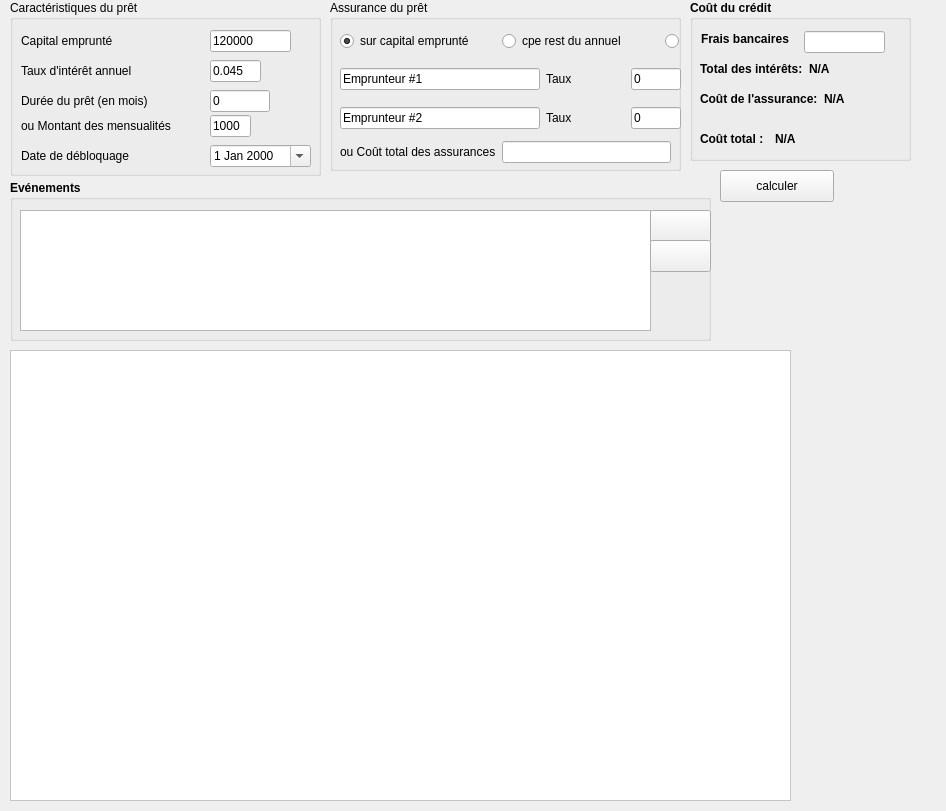
<?xml version="1.0" encoding="UTF-8"?>
<ui version="4.0">
 <class>PretWidget</class>
 <widget class="QWidget" name="PretWidget">
  <property name="geometry">
   <rect>
    <x>0</x>
    <y>0</y>
    <width>946</width>
    <height>811</height>
   </rect>
  </property>
  <property name="windowTitle">
   <string>Form</string>
  </property>
  <widget class="QGroupBox" name="assuranceGroupBox">
   <property name="geometry">
    <rect>
     <x>330</x>
     <y>0</y>
     <width>351</width>
     <height>171</height>
    </rect>
   </property>
   <property name="title">
    <string>Assurance du prêt</string>
   </property>
   <widget class="QWidget" name="layoutWidget">
    <property name="geometry">
     <rect>
      <x>10</x>
      <y>20</y>
      <width>481</width>
      <height>121</height>
     </rect>
    </property>
    <layout class="QVBoxLayout" name="verticalLayout">
     <item>
      <layout class="QHBoxLayout" name="horizontalLayout_7">
       <item>
        <widget class="QRadioButton" name="radioButton">
         <property name="text">
          <string>sur capital emprunté</string>
         </property>
         <property name="checked">
          <bool>true</bool>
         </property>
        </widget>
       </item>
       <item>
        <widget class="QRadioButton" name="radioButton_3">
         <property name="text">
          <string>cpe rest du annuel</string>
         </property>
        </widget>
       </item>
       <item>
        <widget class="QRadioButton" name="radioButton_2">
         <property name="text">
          <string>sur capital restant du</string>
         </property>
        </widget>
       </item>
      </layout>
     </item>
     <item>
      <layout class="QHBoxLayout" name="horizontalLayout_8">
       <item>
        <widget class="QLineEdit" name="emprunteur1">
         <property name="maximumSize">
          <size>
           <width>200</width>
           <height>16777215</height>
          </size>
         </property>
         <property name="text">
          <string>Emprunteur #1</string>
         </property>
        </widget>
       </item>
       <item>
        <widget class="QLabel" name="label_3">
         <property name="text">
          <string>Taux</string>
         </property>
        </widget>
       </item>
       <item>
        <widget class="QLineEdit" name="assTaux1">
         <property name="maximumSize">
          <size>
           <width>50</width>
           <height>16777215</height>
          </size>
         </property>
         <property name="text">
          <string>0</string>
         </property>
        </widget>
       </item>
       <item>
        <widget class="QLabel" name="label_4">
         <property name="text">
          <string>Quotité</string>
         </property>
        </widget>
       </item>
       <item>
        <widget class="QLineEdit" name="assQuotite1">
         <property name="maximumSize">
          <size>
           <width>50</width>
           <height>16777215</height>
          </size>
         </property>
         <property name="text">
          <string>100</string>
         </property>
        </widget>
       </item>
      </layout>
     </item>
     <item>
      <layout class="QHBoxLayout" name="horizontalLayout_9">
       <item>
        <widget class="QLineEdit" name="emprunteur2">
         <property name="maximumSize">
          <size>
           <width>200</width>
           <height>16777215</height>
          </size>
         </property>
         <property name="text">
          <string>Emprunteur #2</string>
         </property>
        </widget>
       </item>
       <item>
        <widget class="QLabel" name="label_5">
         <property name="text">
          <string>Taux</string>
         </property>
        </widget>
       </item>
       <item>
        <widget class="QLineEdit" name="assTaux2">
         <property name="maximumSize">
          <size>
           <width>50</width>
           <height>16777215</height>
          </size>
         </property>
         <property name="text">
          <string>0</string>
         </property>
        </widget>
       </item>
       <item>
        <widget class="QLabel" name="label_6">
         <property name="text">
          <string>Quotité</string>
         </property>
        </widget>
       </item>
       <item>
        <widget class="QLineEdit" name="assQuotite2">
         <property name="maximumSize">
          <size>
           <width>50</width>
           <height>16777215</height>
          </size>
         </property>
         <property name="text">
          <string>100</string>
         </property>
        </widget>
       </item>
      </layout>
     </item>
    </layout>
   </widget>
   <widget class="QWidget" name="layoutWidget">
    <property name="geometry">
     <rect>
      <x>10</x>
      <y>140</y>
      <width>331</width>
      <height>24</height>
     </rect>
    </property>
    <layout class="QHBoxLayout" name="horizontalLayout_10">
     <item>
      <widget class="QLabel" name="label">
       <property name="text">
        <string>ou Coût total des assurances</string>
       </property>
      </widget>
     </item>
     <item>
      <widget class="QLineEdit" name="montantAss"/>
     </item>
    </layout>
   </widget>
  </widget>
  <widget class="QGroupBox" name="groupBox">
   <property name="geometry">
    <rect>
     <x>10</x>
     <y>0</y>
     <width>311</width>
     <height>176</height>
    </rect>
   </property>
   <property name="title">
    <string>Caractéristiques du prêt</string>
   </property>
   <widget class="QLabel" name="labelDate">
    <property name="geometry">
     <rect>
      <x>11</x>
      <y>145</y>
      <width>127</width>
      <height>22</height>
     </rect>
    </property>
    <property name="text">
     <string>Date de débloquage</string>
    </property>
   </widget>
   <widget class="QLabel" name="labelTaux">
    <property name="geometry">
     <rect>
      <x>11</x>
      <y>60</y>
      <width>135</width>
      <height>22</height>
     </rect>
    </property>
    <property name="text">
     <string>Taux d'intérêt annuel</string>
    </property>
   </widget>
   <widget class="QLabel" name="labelDuree">
    <property name="geometry">
     <rect>
      <x>11</x>
      <y>90</y>
      <width>151</width>
      <height>22</height>
     </rect>
    </property>
    <property name="text">
     <string>Durée du prêt (en mois)</string>
    </property>
   </widget>
   <widget class="QLabel" name="labelMensualite">
    <property name="geometry">
     <rect>
      <x>11</x>
      <y>115</y>
      <width>181</width>
      <height>22</height>
     </rect>
    </property>
    <property name="text">
     <string>ou Montant des mensualités</string>
    </property>
   </widget>
   <widget class="QLineEdit" name="mensualite">
    <property name="geometry">
     <rect>
      <x>200</x>
      <y>115</y>
      <width>41</width>
      <height>22</height>
     </rect>
    </property>
    <property name="text">
     <string>1000</string>
    </property>
   </widget>
   <widget class="QLineEdit" name="duree">
    <property name="geometry">
     <rect>
      <x>200</x>
      <y>90</y>
      <width>60</width>
      <height>22</height>
     </rect>
    </property>
    <property name="text">
     <string>0</string>
    </property>
   </widget>
   <widget class="QLineEdit" name="tauxPret">
    <property name="geometry">
     <rect>
      <x>200</x>
      <y>60</y>
      <width>51</width>
      <height>22</height>
     </rect>
    </property>
    <property name="text">
     <string notr="true">0.045</string>
    </property>
   </widget>
   <widget class="QDateEdit" name="dateDebloquage">
    <property name="geometry">
     <rect>
      <x>200</x>
      <y>145</y>
      <width>101</width>
      <height>22</height>
     </rect>
    </property>
    <property name="calendarPopup">
     <bool>true</bool>
    </property>
   </widget>
   <widget class="QLineEdit" name="capitalEmprunte">
    <property name="geometry">
     <rect>
      <x>200</x>
      <y>30</y>
      <width>81</width>
      <height>22</height>
     </rect>
    </property>
    <property name="text">
     <string>120000</string>
    </property>
   </widget>
   <widget class="QLabel" name="labelCapitalEmprunte">
    <property name="geometry">
     <rect>
      <x>11</x>
      <y>30</y>
      <width>110</width>
      <height>22</height>
     </rect>
    </property>
    <property name="autoFillBackground">
     <bool>false</bool>
    </property>
    <property name="text">
     <string>Capital emprunté</string>
    </property>
   </widget>
  </widget>
  <widget class="QGroupBox" name="groupeEvenement">
   <property name="geometry">
    <rect>
     <x>10</x>
     <y>180</y>
     <width>701</width>
     <height>161</height>
    </rect>
   </property>
   <property name="font">
    <font>
     <weight>75</weight>
     <bold>true</bold>
    </font>
   </property>
   <property name="title">
    <string>Evénements</string>
   </property>
   <widget class="QTableView" name="evenementsTable">
    <property name="geometry">
     <rect>
      <x>10</x>
      <y>30</y>
      <width>631</width>
      <height>121</height>
     </rect>
    </property>
   </widget>
   <widget class="QPushButton" name="boutonAjouterEvenement">
    <property name="geometry">
     <rect>
      <x>640</x>
      <y>30</y>
      <width>61</width>
      <height>32</height>
     </rect>
    </property>
    <property name="text">
     <string/>
    </property>
    <property name="icon">
     <iconset resource="../../resources/simulpret-resources.qrc">
      <normaloff>:/simulpret/icons/plus.png</normaloff>:/simulpret/icons/plus.png</iconset>
    </property>
   </widget>
   <widget class="QPushButton" name="boutonSupprimerEvenement">
    <property name="geometry">
     <rect>
      <x>640</x>
      <y>60</y>
      <width>61</width>
      <height>32</height>
     </rect>
    </property>
    <property name="text">
     <string/>
    </property>
    <property name="icon">
     <iconset resource="../../resources/simulpret-resources.qrc">
      <normaloff>:/simulpret/icons/delete.png</normaloff>:/simulpret/icons/delete.png</iconset>
    </property>
   </widget>
  </widget>
  <widget class="QTableView" name="tableView">
   <property name="geometry">
    <rect>
     <x>10</x>
     <y>350</y>
     <width>781</width>
     <height>451</height>
    </rect>
   </property>
   <property name="palette">
    <palette>
     <active>
      <colorrole role="Button">
       <brush brushstyle="SolidPattern">
        <color alpha="255">
         <red>255</red>
         <green>255</green>
         <blue>255</blue>
        </color>
       </brush>
      </colorrole>
      <colorrole role="Base">
       <brush brushstyle="SolidPattern">
        <color alpha="255">
         <red>255</red>
         <green>255</green>
         <blue>255</blue>
        </color>
       </brush>
      </colorrole>
      <colorrole role="Window">
       <brush brushstyle="SolidPattern">
        <color alpha="255">
         <red>255</red>
         <green>255</green>
         <blue>255</blue>
        </color>
       </brush>
      </colorrole>
      <colorrole role="AlternateBase">
       <brush brushstyle="SolidPattern">
        <color alpha="255">
         <red>128</red>
         <green>128</green>
         <blue>128</blue>
        </color>
       </brush>
      </colorrole>
     </active>
     <inactive>
      <colorrole role="Button">
       <brush brushstyle="SolidPattern">
        <color alpha="255">
         <red>255</red>
         <green>255</green>
         <blue>255</blue>
        </color>
       </brush>
      </colorrole>
      <colorrole role="Base">
       <brush brushstyle="SolidPattern">
        <color alpha="255">
         <red>255</red>
         <green>255</green>
         <blue>255</blue>
        </color>
       </brush>
      </colorrole>
      <colorrole role="Window">
       <brush brushstyle="SolidPattern">
        <color alpha="255">
         <red>255</red>
         <green>255</green>
         <blue>255</blue>
        </color>
       </brush>
      </colorrole>
      <colorrole role="AlternateBase">
       <brush brushstyle="SolidPattern">
        <color alpha="255">
         <red>128</red>
         <green>128</green>
         <blue>128</blue>
        </color>
       </brush>
      </colorrole>
     </inactive>
     <disabled>
      <colorrole role="Button">
       <brush brushstyle="SolidPattern">
        <color alpha="255">
         <red>255</red>
         <green>255</green>
         <blue>255</blue>
        </color>
       </brush>
      </colorrole>
      <colorrole role="Base">
       <brush brushstyle="SolidPattern">
        <color alpha="255">
         <red>255</red>
         <green>255</green>
         <blue>255</blue>
        </color>
       </brush>
      </colorrole>
      <colorrole role="Window">
       <brush brushstyle="SolidPattern">
        <color alpha="255">
         <red>255</red>
         <green>255</green>
         <blue>255</blue>
        </color>
       </brush>
      </colorrole>
      <colorrole role="AlternateBase">
       <brush brushstyle="SolidPattern">
        <color alpha="255">
         <red>128</red>
         <green>128</green>
         <blue>128</blue>
        </color>
       </brush>
      </colorrole>
     </disabled>
    </palette>
   </property>
   <property name="styleSheet">
    <string notr="true">QTableView  {
     alternate-background-color: grey;
     background: white;
 }</string>
   </property>
   <property name="alternatingRowColors">
    <bool>true</bool>
   </property>
  </widget>
  <widget class="QGroupBox" name="groupeCoutCredit">
   <property name="geometry">
    <rect>
     <x>690</x>
     <y>0</y>
     <width>221</width>
     <height>161</height>
    </rect>
   </property>
   <property name="font">
    <font>
     <weight>75</weight>
     <bold>true</bold>
    </font>
   </property>
   <property name="title">
    <string>Coût du crédit</string>
   </property>
   <widget class="QWidget" name="layoutWidget">
    <property name="geometry">
     <rect>
      <x>10</x>
      <y>130</y>
      <width>143</width>
      <height>18</height>
     </rect>
    </property>
    <layout class="QHBoxLayout" name="horizontalLayout_2">
     <item>
      <widget class="QLabel" name="label_2">
       <property name="text">
        <string>Coût total :</string>
       </property>
      </widget>
     </item>
     <item>
      <widget class="QLabel" name="labelCoutTotal">
       <property name="text">
        <string>N/A</string>
       </property>
      </widget>
     </item>
    </layout>
   </widget>
   <widget class="QWidget" name="layoutWidget">
    <property name="geometry">
     <rect>
      <x>10</x>
      <y>90</y>
      <width>200</width>
      <height>18</height>
     </rect>
    </property>
    <layout class="QHBoxLayout" name="horizontalLayout_3">
     <item>
      <widget class="QLabel" name="label_7">
       <property name="text">
        <string>Coût de l'assurance:</string>
       </property>
      </widget>
     </item>
     <item>
      <widget class="QLabel" name="labelCoutAssurance">
       <property name="text">
        <string>N/A</string>
       </property>
      </widget>
     </item>
    </layout>
   </widget>
   <widget class="QWidget" name="layoutWidget">
    <property name="geometry">
     <rect>
      <x>10</x>
      <y>60</y>
      <width>187</width>
      <height>18</height>
     </rect>
    </property>
    <layout class="QHBoxLayout" name="horizontalLayout_4">
     <item>
      <widget class="QLabel" name="label_9">
       <property name="text">
        <string>Total des intérêts:</string>
       </property>
      </widget>
     </item>
     <item>
      <widget class="QLabel" name="labelTotalInterets">
       <property name="text">
        <string>N/A</string>
       </property>
      </widget>
     </item>
    </layout>
   </widget>
   <widget class="QLineEdit" name="frais">
    <property name="geometry">
     <rect>
      <x>114</x>
      <y>31</y>
      <width>81</width>
      <height>22</height>
     </rect>
    </property>
   </widget>
   <widget class="QLabel" name="label_8">
    <property name="geometry">
     <rect>
      <x>11</x>
      <y>31</y>
      <width>95</width>
      <height>16</height>
     </rect>
    </property>
    <property name="text">
     <string>Frais bancaires</string>
    </property>
   </widget>
   <zorder>layoutWidget</zorder>
   <zorder>frais</zorder>
   <zorder>label_8</zorder>
   <zorder>layoutWidget</zorder>
   <zorder>layoutWidget</zorder>
  </widget>
  <widget class="QPushButton" name="calculerButton">
   <property name="geometry">
    <rect>
     <x>720</x>
     <y>170</y>
     <width>114</width>
     <height>32</height>
    </rect>
   </property>
   <property name="text">
    <string>calculer</string>
   </property>
  </widget>
 </widget>
 <resources>
  <include location="../../resources/simulpret-resources.qrc"/>
 </resources>
 <connections/>
</ui>
